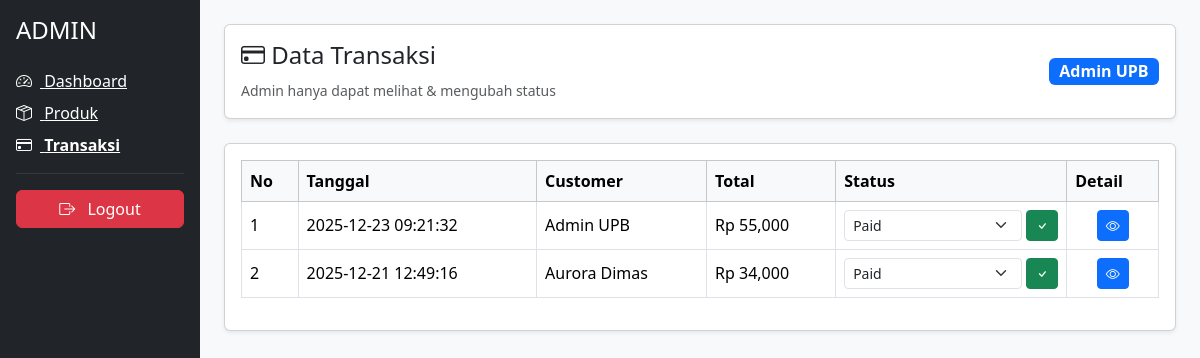
Before: /transaksi.php (signed in) with the older database file.
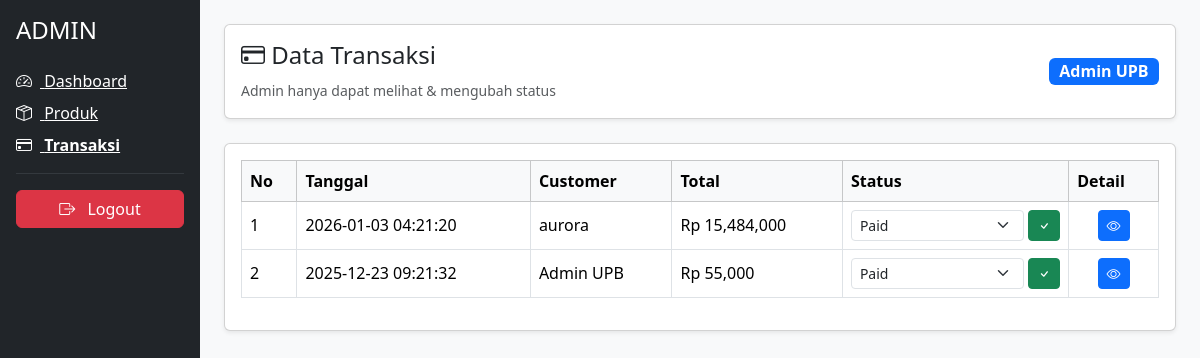
After: the same page with the newer database file.
### tables this page shows
CREATE TABLE `orders` (
  `id_order` int(11) NOT NULL,
  `id_user` int(11) DEFAULT NULL,
  `total` int(11) DEFAULT NULL,
  `status` enum('pending','paid','cancelled') DEFAULT 'pending',
  `order_date` timestamp NOT NULL DEFAULT current_timestamp()
);

CREATE TABLE `users` (
  `id_user` int(11) NOT NULL,
  `nama` varchar(100) DEFAULT NULL,
  `email` varchar(100) DEFAULT NULL,
  `password` varchar(255) DEFAULT NULL,
  `Alamat` varchar(50) NOT NULL,
  `Nomer_Hp` varchar(20) NOT NULL,
  `created_at` timestamp NOT NULL DEFAULT current_timestamp(),
  `role` enum('admin','customer') NOT NULL DEFAULT 'customer'
);

### transaksi.php (the view, shortened to what this page needs)
<?php
include "config/koneksi.php";
$orders = mysqli_query($mysqli,"
    SELECT o.*, u.nama
    FROM orders o
    LEFT JOIN users u ON o.id_user = u.id_user
    ORDER BY o.id_order DESC
");
?>
<!DOCTYPE html>
<html lang="id">
<head>
<link href="https://cdn.jsdelivr.net/npm/bootstrap@5.3.2/dist/css/bootstrap.min.css" rel="stylesheet">
<link href="https://cdn.jsdelivr.net/npm/bootstrap-icons/font/bootstrap-icons.css" rel="stylesheet">
</head>
<body class="bg-light">
<div class="container-fluid">
<div class="row min-vh-100">
<aside class="col-md-2 bg-dark text-white p-3">
    <h4 class="mb-4">ADMIN</h4>
    <a href="dashboard.php" class="d-block text-white mb-2">
        <i class="bi bi-speedometer2 me-2"></i> Dashboard
    </a>
    <a href="produk.php" class="d-block text-white mb-2">
        <i class="bi bi-box-seam me-2"></i> Produk
    </a>
    <a href="transaksi.php" class="d-block text-white mb-2 fw-bold">
        <i class="bi bi-credit-card me-2"></i> Transaksi
    </a>
    <hr class="border-secondary">
    <form action="logout.php" method="post">
        <button class="btn btn-danger w-100">
            <i class="bi bi-box-arrow-right me-2"></i> Logout
        </button>
    </form>
</aside>
<main class="col-md-10 p-4">
<div class="card shadow-sm mb-4">
<div class="card-body d-flex justify-content-between align-items-center">
<div>
<h4><i class="bi bi-credit-card"></i> Data Transaksi</h4>
<small class="text-muted">Admin hanya dapat melihat & mengubah status</small>
</div>
    <span class="badge bg-primary fs-6"><?= $_SESSION['nama']; ?></span>
  </div>
</div>
<div class="card shadow-sm">
<div class="card-body">
<table class="table table-bordered table-hover align-middle">
<thead class="table-light">
<tr>
<th>No</th>
<th>Tanggal</th>
<th>Customer</th>
<th>Total</th>
<th>Status</th>
<th>Detail</th>
</tr>
</thead>
<tbody>
<?php
$no = 1;
while ($o = mysqli_fetch_assoc($orders)) {
?>
<tr>
<td><?= $no++ ?></td>
<td><?= $o['order_date'] ?></td>
<td><?= $o['nama'] ?></td>
<td>Rp <?= number_format($o['total']) ?></td>
<td>
<form method="post" class="d-flex gap-1">
<select name="status" class="form-select form-select-sm">
<option value="paid" <?= $o['status']=='paid'?'selected':'' ?>>Paid</option>
</select>
<button name="update_status" class="btn btn-sm btn-success">
<i class="bi bi-check"></i>
</button>
</form>
</td>
<td class="text-center">
<button class="btn btn-sm btn-primary"
data-bs-toggle="modal"
data-bs-target="#detail<?= $o['id_order'] ?>">
<i class="bi bi-eye"></i>
</button>
</td>
</tr>
<?php
}
?>
</tbody>
</table>
</div>
</div>
</main>
</div>
</div>
</body>
</html>

Changed rows visible on the page:
removed orders: order_date "2025-12-21 12:49:16", id_user.nama "Aurora Dimas", total "34,000", status "Paid"
added orders: order_date "2026-01-03 04:21:20", id_user.nama "aurora", total "15,484,000", status "Paid"
